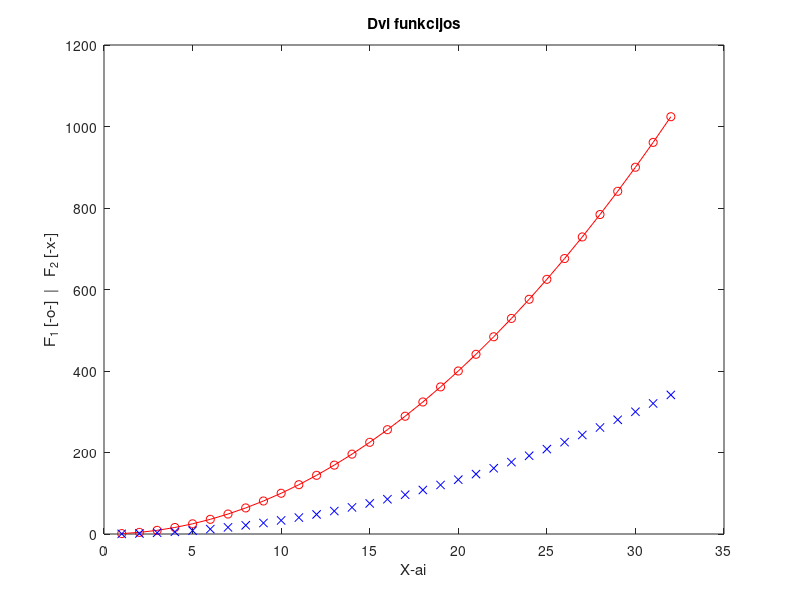

Recreate this plot in MATLAB.
%
% Chimene Mockute EEf-25/2 2026-09-08
% Paprastas skriptas
%

x=1:32;
y=x.^2;

plot (x,y, 'o-r', x, y/3, 'xb')
title ('Dvi funkcijos')
xlabel ('X-ai')
ylabel ('F_1 [-o-]  |   F_2 [-x-]')

% 8 uzduotis:
% 1 budas - help sin; help plot; help title;
% 2 budas - doc sin; doc plot; doc title;
% 3 budas - paieskos laukelyje;

% 9 uzduotis:

% linspace

% 1) Naudojimo budai, sintakse:
% y = linspace(x1,x2)
% y = linspace(x1,x2,n)

% 2) Kiek ivesties ir isvesties argumentu konkreti funkcija gali tureti:
% 2 arba 3 ivesties argumentus, 1 isvesties argumenta

% 3) Kada funkcija gali tureti ivesties ir isvesties argumentu:
% y = linspace(x1,x2) - kai nenurodytas tasku skaicius, sugeneruojama 100 tasku
% y = linspace(x1,x2,n) - kai nurodomas norimas tasku skaicius

% 4) Kokių ivesties ir isvesties argumentu konkreti funkcija gali tureti:
% x1 - pradzios reiksme
% x2 - pabaigos reiksme
% n - generuojamu tasku skaicius
% y - vienmatis vektorius su tolygiai isdestytomis reiksmemis

% 5) Kokias funkcijas rekomenduoja pagalba kaip susijusias su nagrinejama:
% colon, logspace


% size

% 1) Naudojimo budai, sintakse:
% sz = size(A)
% m = size(A,dim)
% [m,n] = size(A)

% 2) Kiek ivesties ir isvesties argumentu konkreti funkcija gali tureti:
% 1 arba 2 ivesties argumentus, 1 arba 2 isvesties argumentus

% 3) Kada funkcija gali tureti ivesties ir isvesties argumentu:
% size(A) - kai norima gauti visus masyvo matmenis
% size(A,dim) - kai norima gauti konkretaus matmens dydi
% [m,n] = size(A) - kai norima atskirai gauti eiluciu ir stulpeliu skaiciu

% 4) Kokių ivesties ir isvesties argumentu konkreti funkcija gali tureti:
% A - tiriamas masyvas arba matrica
% dim - matmens numeris
% sz - masyvo matmenu dydziai
% m - eiluciu skaicius
% n - stulpeliu skaicius

% 5) Kokias funkcijas rekomenduoja pagalba kaip susijusias su nagrinejama:
% length, numel, ndims


% max

% 1) Naudojimo budai, sintakse:
% M = max(A)
% M = max(A,[],dim)
% [M,I] = max(A)
% [M,I] = max(A,[],dim)

% 2) Kiek ivesties ir isvesties argumentu konkreti funkcija gali tureti:
% 1 arba 3 ivesties argumentus, 1 arba 2 isvesties argumentus

% 3) Kada funkcija gali tureti ivesties ir isvesties argumentu:
% M = max(A) - kai reikia rasti didziausia masyvo arba matricos reiksme
% M = max(A,[],dim) - kai reikia rasti didziausias reiksmes pagal pasirinkta matmeni
% [M,I] = max(A) - kai reikia gauti didziausia reiksme ir jos indeksa
% [M,I] = max(A,[],dim) - kai reikia gauti didziausias reiksmes ir ju indeksus pagal pasirinkta matmeni

% 4) Kokių ivesties ir isvesties argumentu konkreti funkcija gali tureti:
% A - tiriamas masyvas arba matrica
% dim - matmens numeris
% M - didziausia reiksme
% I - didziausios reiksmes indeksas

% 5) Kokias funkcijas rekomenduoja pagalba kaip susijusias su nagrinejama:
% min, bounds, cummax, movmax
